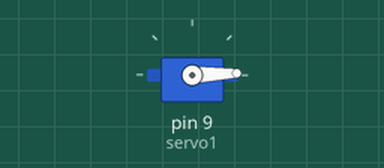
This sketch was run on a simulated Arduino Uno, built with avr-gcc and run on an emulated ATmega328P. On the bench: servo.

Above: at 0.05 s.
At 1.75 s:
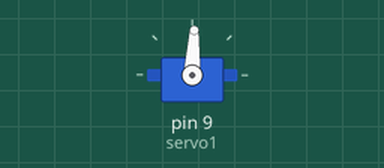
At 3.45 s:
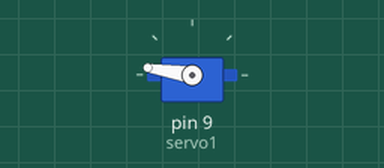
At 6.9 s:
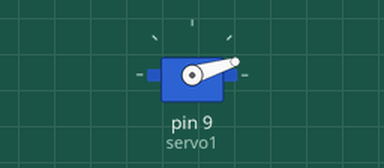
Timing chart, 0 to 9.4 s (numbered marks = the images above):
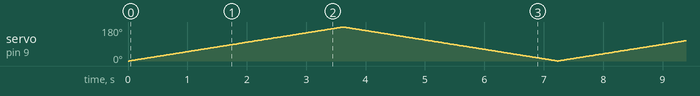

The sketch:

main.ino
```cpp
#include <Servo.h>

Servo servo1;

void setup() {
  // 制御信号を送る出力ピンの設定
  servo1.attach(9);
}

void loop() {
  int deg=0;  // 初期の回転角
  // 0-180度回転
  for (deg=0; deg<180; deg++) {
    servo1.write(deg);  // deg度まで回転
    delay(20);          // 20ms待機
  }
  // 180-0度回転
  for (deg=180; deg>0; deg--) {
    servo1.write(deg);  // deg度まで回転
    delay(20);          // 20ms待機
  }
}
```
